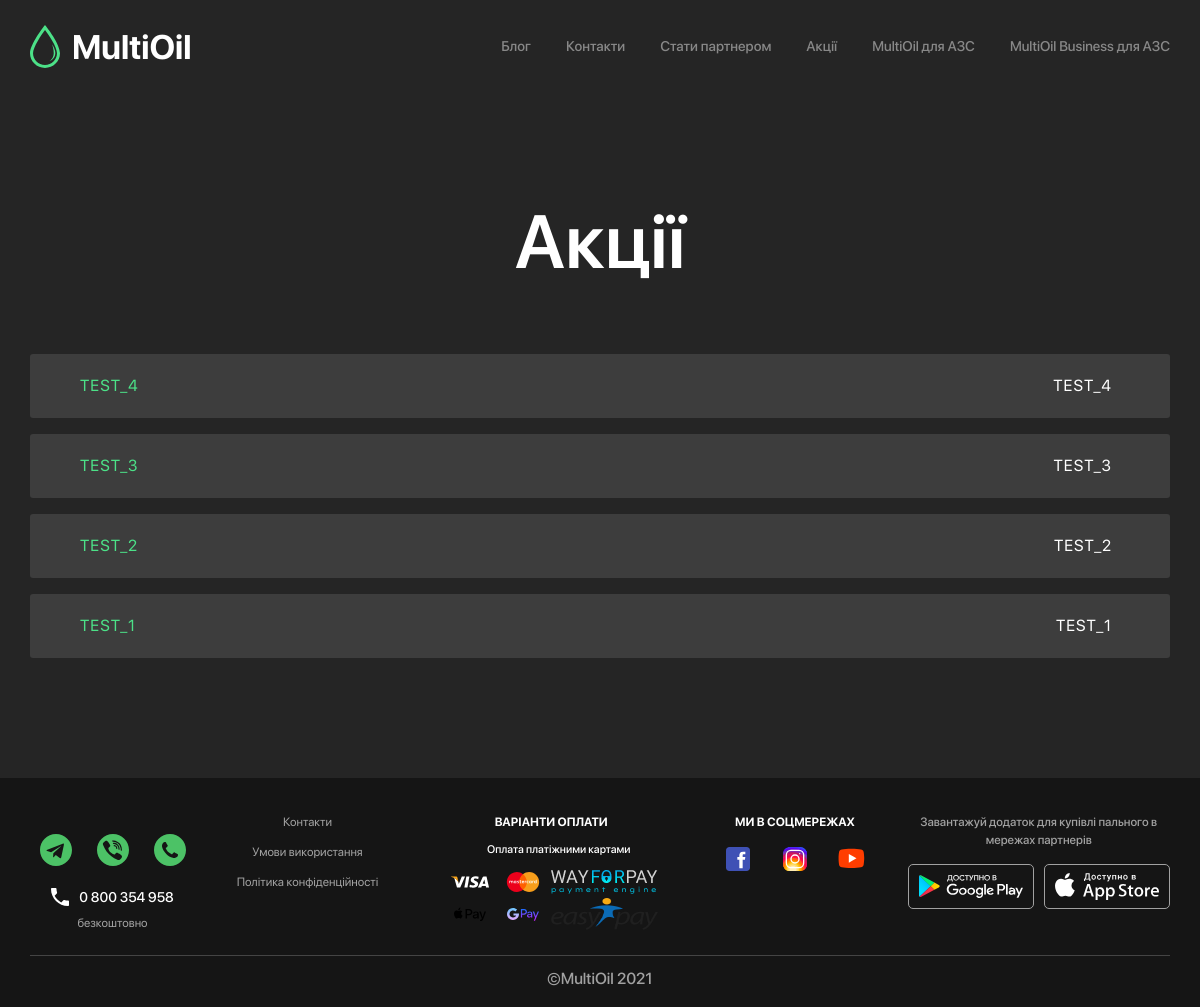
Before: /stocks with the older database file.
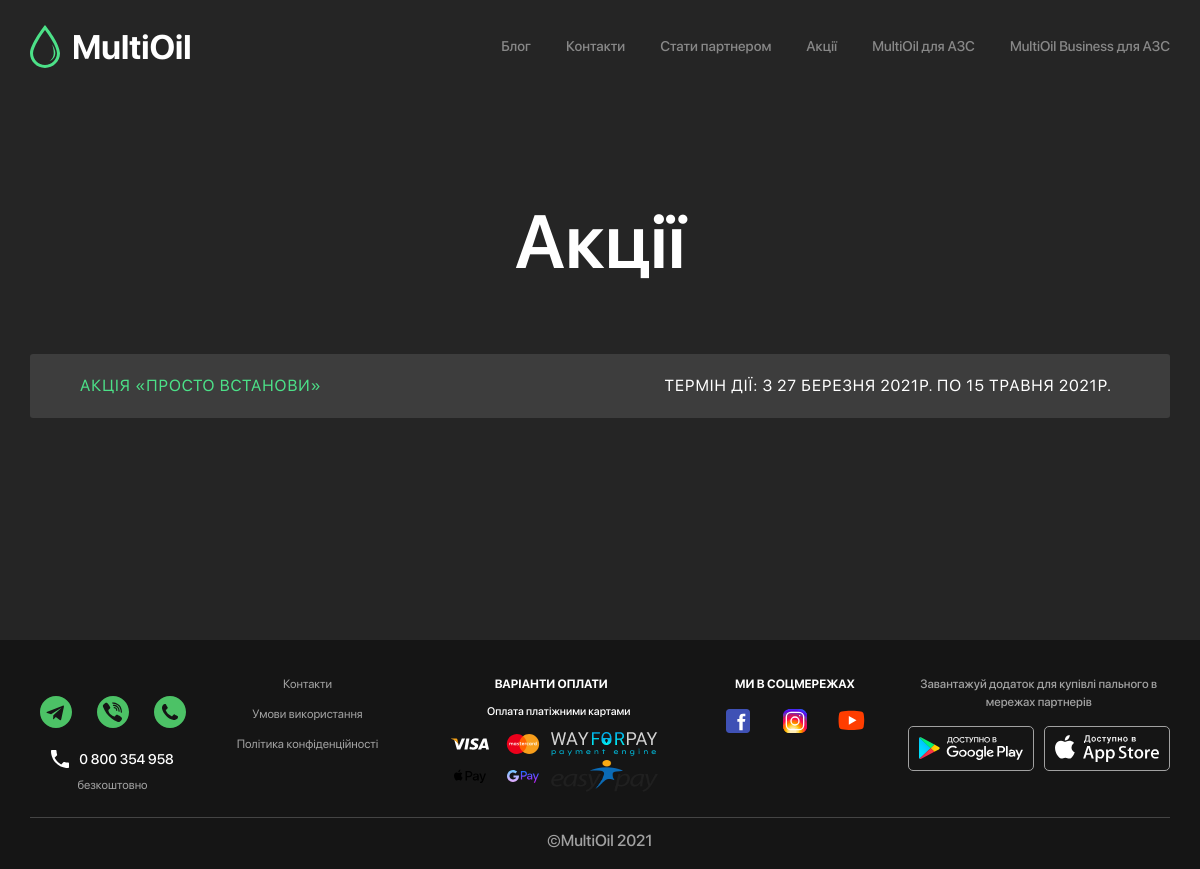
After: the same page with the newer database file.
### multi_oil/models.py (models this page shows, shortened)
class Stocks(models.Model):
    name = models.TextField(max_length=100, verbose_name="Название акции")
    name_url = models.CharField(max_length=100,verbose_name="URL",unique=True,)
    img = models.ImageField(verbose_name='Изображение', upload_to="img", default="img/default.jpg")
    body = RichTextField(verbose_name='Акция', null=True, blank=True, default="")
    date_work = models.TextField(verbose_name='Время работы',max_length=100, default="" )
    date_add = models.DateTimeField(verbose_name="Дата создания",auto_now=True)
    def get_absolute_url(self):
        return reverse('multi_oil:get-stocks', args=[str(self.name_url)])
    class Meta:
        verbose_name_plural = "Акции"
        verbose_name = "Акция"

### multi_oil/views.py (the view)
# urls.py: path('stocks', views.GetStocksPageView.as_view(), name='stocks'),
class GetStocksPageView(TemplateView):
    template_name = "stocks.html"
    def get_context_data(self, **kwargs):
        new = Stocks.objects.all().order_by('-date_add')
        context = super().get_context_data(**kwargs)
        context["stocks"] = StocksSerializer(new, many=True).data
        return context

### multi_oil/serializers.py (called while the page is built)
    def get_url(self, obj):
        return base_url + obj.get_absolute_url()

### templates/stocks.html (shortened to what the changed rows need)
<!DOCTYPE html>
{% load static %}
<html lang="ru">
<head>
    <link rel="stylesheet" href="{% static 'css/bootstrap.css' %}">
    <link rel="stylesheet" href="{% static 'css/swiper.min.css' %}">
    <link rel="stylesheet" href="{% static 'css/jquery.fancybox.min.css' %}">
    <link rel="stylesheet" href="{% static 'css/main.css' %}">
</head>
<body>
<div class="stocks">
    <div class="container">
        <div class="row">
            <div class="col-lg-12">
                <h1 class="stocks-article__title">Акції</h1>
                {% for stock in stocks %}
                    <div class="stocks-box">
                        <a  href="{{ stock.url }}" class="stocks-link">
                            <div class="text-upper">{{ stock.name }}</div>
                        </a>
                        <div class="text-upper text-small mr-12">{{ stock.date_work }}
                        </div>
                    </div>
                {% endfor %}
            </div>
        </div>
    </div>
</div>
</body>
</html>

Changed rows visible on the page:
removed Stocks: name "TEST_4", date_work "TEST_4"
removed Stocks: name "TEST_3", date_work "TEST_3"
removed Stocks: name "TEST_2", date_work "TEST_2"
removed Stocks: name "TEST_1", date_work "TEST_1"
added Stocks: name "АКЦІЯ «ПРОСТО ВСТАНОВИ»", date_work "ТЕРМІН ДІЇ: З 27 БЕРЕЗНЯ 2021Р. ПО 15 ТРАВНЯ 2021Р."
